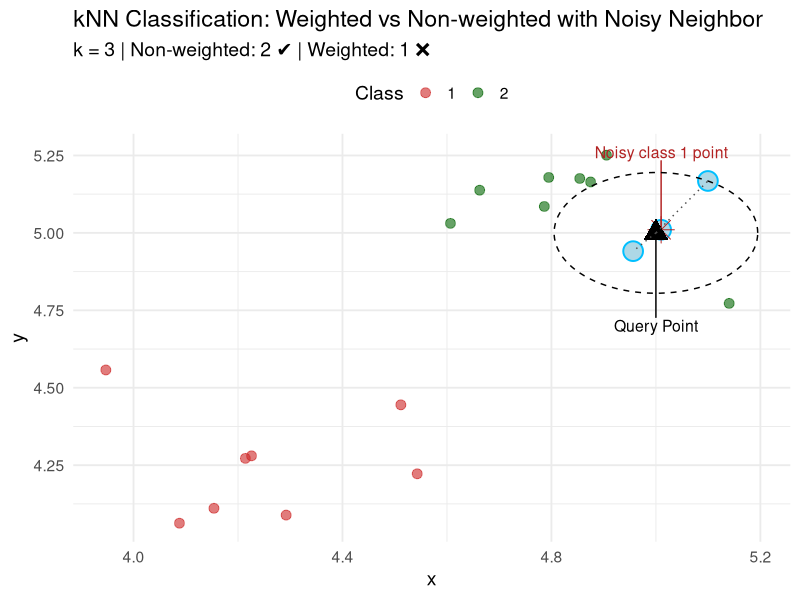

Generate this figure with R:
# Load libraries
library(ggplot2)
library(ggrepel)

# --- 1. Compact, visible clusters
set.seed(123)

# Class 1 cluster (left but not too far)
class1 <- data.frame(
  x = rnorm(8, 4.2, 0.2),
  y = rnorm(8, 4.2, 0.2),
  class = factor(1)
)

# Class 2 cluster (centered)
class2 <- data.frame(
  x = rnorm(10, 5, 0.2),
  y = rnorm(10, 5, 0.2),
  class = factor(2)
)

# Noisy class 1 point very close to query
noisy_point <- data.frame(x = 5.01, y = 5.01, class = factor(1))

# Combine dataset
data <- rbind(class1, class2, noisy_point)

# Define query point
query_point <- data.frame(x = 5, y = 5)

# --- 2. Compute distances & get k-NNs
k <- 3
data$distance <- sqrt((data$x - query_point$x)^2 + (data$y - query_point$y)^2)
nearest_neighbors <- data[order(data$distance), ][1:k, ]
radius <- max(nearest_neighbors$distance)

# --- 3. Predictions
nearest_neighbors$weight <- 1 / (nearest_neighbors$distance + 1e-5)
vote_weights <- aggregate(weight ~ class, data = nearest_neighbors, sum)
pred_weighted <- vote_weights$class[which.max(vote_weights$weight)]
pred_non_weighted <- names(sort(table(nearest_neighbors$class), decreasing = TRUE))[1]

# --- 4. Plot
ggplot() +
  # All data points
  geom_point(data = data, aes(x = x, y = y, color = class), size = 3, alpha = 0.6) +

  # k-nearest neighbors - light blue highlight
  geom_point(data = nearest_neighbors, aes(x = x, y = y), shape = 21, size = 6,
             stroke = 1, color = "deepskyblue", fill = "lightblue") +

  # Noisy point - light red
  geom_point(data = noisy_point, aes(x = x, y = y), shape = 8, size = 6,
             color = "firebrick", fill = "mistyrose") +
  geom_text_repel(data = noisy_point, aes(x = x, y = y, label = "Noisy class 1 point"),
                  color = "firebrick", size = 4, nudge_y = 0.25) +

  # Query point - black triangle
  geom_point(data = query_point, aes(x = x, y = y), shape = 17, color = "black", size = 6) +
  geom_text_repel(data = query_point, aes(x = x, y = y, label = "Query Point"),
                  size = 4, nudge_y = -0.3) +

  # Dashed k-NN boundary circle
  annotate("path",
           x = query_point$x + radius * cos(seq(0, 2 * pi, length.out = 100)),
           y = query_point$y + radius * sin(seq(0, 2 * pi, length.out = 100)),
           color = "black", linetype = "dashed") +

  # Dotted lines from query to neighbors
  geom_segment(data = nearest_neighbors,
               aes(x = query_point$x, y = query_point$y, xend = x, yend = y),
               color = "gray30", linetype = "dotted") +

  # Colors and theme
  scale_color_manual(values = c("firebrick3", "darkgreen")) +
  labs(
    title = "kNN Classification: Weighted vs Non-weighted with Noisy Neighbor",
    subtitle = paste("k =", k, "| Non-weighted:", pred_non_weighted,
                     "✔️ | Weighted:", pred_weighted, "❌"),
    x = "x", y = "y", color = "Class"
  ) +
  theme_minimal(base_size = 14) +
  theme(legend.position = "top")